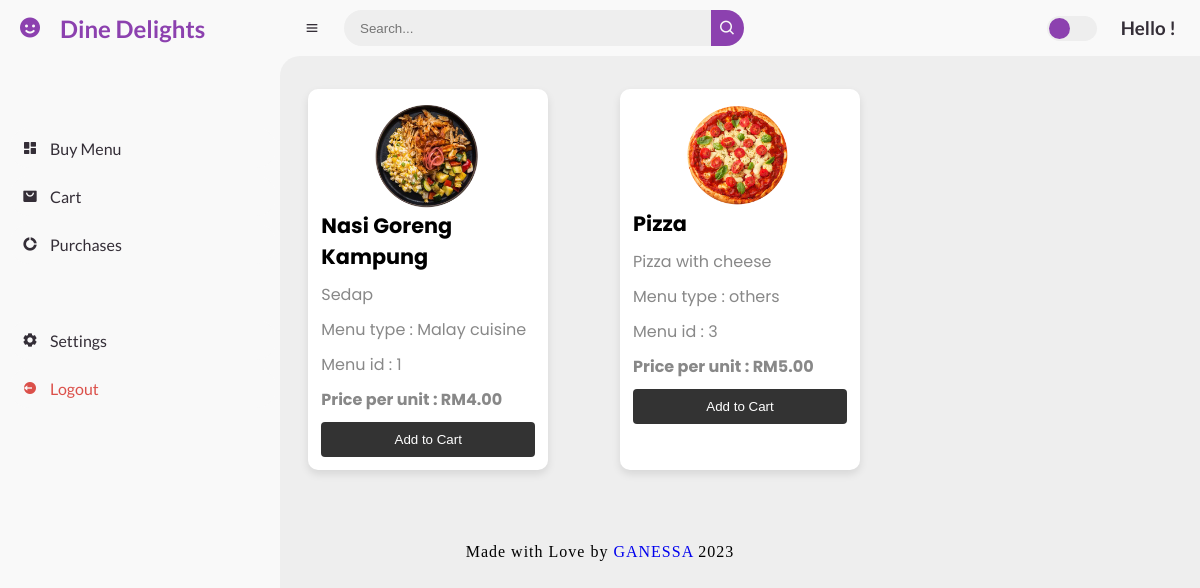
Screenshot of /main_page_customer with the database file from the repository.
### restaurant/models.py (models this page shows, shortened)
class Menu(db.Model):
    __tablename__ = 'menus'
    id = db.Column(db.Integer, primary_key=True)
    menuname = db.Column(db.String(60), nullable=False)
    priceperunit = db.Column(db.Float, nullable=False)
    menutype = db.Column(db.String(60), nullable=False)
    fooddescription = db.Column(db.Text, nullable=False)
    imagelocation = db.Column(db.String, nullable=False)
    orders = db.relationship('Orders', backref = 'menus', lazy = 'dynamic')

### restaurant/customer.py (the view)
@customer.route("/main_page_customer")
def main_page_customer():
    print('Current user is', current_user)
    print('Is user authenticated ', current_user.is_authenticated)
    menus = Menu.query.all()
    return render_template("main_page_customer.html", menus=menus)

### restaurant/templates/main_page_customer.html (shortened to what this page needs)
<!DOCTYPE html>
<html lang="en">
  <head>
    <link
      href="https://unpkg.com/boxicons@2.0.9/css/boxicons.min.css"
      rel="stylesheet"
    />
    <link rel="stylesheet" href="{{url_for('static', filename='main_page_customer.css')}}" />
  </head>
  <body>
    <section id="sidebar">
      <a href="{{url_for('customer.main_page_customer')}}" class="brand">
        <i class="bx bxs-smile"></i>
        <span class="text">Dine Delights</span>
      </a>
      <ul class="side-menu top">
        <li>
          <a href="{{url_for('customer.main_page_customer')}}">
            <i class="bx bxs-dashboard"></i>
            <span class="text">Buy Menu</span>
          </a>
        </li>
        <li>
          <a href="{{url_for('customer.add_to_cart')}}">
            <i class="bx bxs-shopping-bag-alt" ></i><span class="text">Cart</span>
          </a>
        </li>
        <li>
          <a href="{{url_for('customer.customer_notifications')}}">
            <i class="bx bxs-doughnut-chart"></i>
            <span class="text">Purchases</span>
          </a>
        </li>
      </ul>
      <ul class="side-menu">
        <li>
          <a href="{{url_for('customer.customer_settings')}}">
            <i class="bx bxs-cog"></i>
            <span class="text">Settings</span>
          </a>
        </li>
        <li>
          <a href="{{url_for('main.index')}}" class="logout">
            <i class="bx bxs-log-out-circle"></i>
            <span class="text">Logout</span>
          </a>
        </li>
      </ul>
    </section>
    <section id="content">
      <nav>
        <i class="bx bx-menu"></i>
        <form action="#">
          <div class="form-input">
            <input type="search" placeholder="Search..." />
            <button type="submit" class="search-btn">
              <i class="bx bx-search"></i>
            </button>
          </div>
        </form>
        <label for="switch-mode" class="switch-mode"></label>
        <a href="{{url_for('customer.customer_settings')}}" class="profile">
          <h3>Hello {{ session['username'] }} !</h3>
        </a>
      </nav>
      <main>
        <div class="head-title">
          <div class="container list">
            {% for item in menus %}
              <div class="product-box">
                  <img src="{{ url_for('static', filename='images/menu_img/' + item.imagelocation) }}" alt="Product Image" alt="Image" alt="Product 1" >
                  <h3>{{ item.menuname }}</h3>
                  <p>{{ item.fooddescription }}</p>
                  <p>Menu type : {{ item.menutype }}</p>
                  <p>Menu id : {{ item.id }}</p>
                  <p class="price">Price per unit : RM{{ "{:.2f}".format(item.priceperunit) }}</p>
                  <a href="{{ url_for('customer.addtocartbtn',menu_id = item.id) }}"><button class="btn" type="submit">Add to Cart</button></a>
              </div>
            {% endfor %}
          </div>
        </div>
      </main>
    </section>
    <div class="footer">
      <p>Made with Love by <a href="#">GANESSA</a> <span id="date"></span></p>
    </div>
  </body>
</html>

### restaurant/static/main_page_customer.css (style rules this page uses)
* { margin: 0; padding: 0; box-sizing: border-box; }
a { text-decoration: none; }
li { list-style: none; }
:root { --poppins: 'Poppins', sans-serif; --lato: 'Lato', sans-serif; --light: #f9f9f9; --blue: #8c41af; --light-blue: #cfe8ff; --grey: #eee; --dark-grey: #aaaaaa; --dark: #342e37; --red: #db504a; --yellow: #ffce26; --light-yellow: #fff2c6; --orange: #fd7238; --light-orange: #ffe0d3; }
html { overflow-x: hidden; }
body { background: var(--grey); overflow-x: hidden; }
#sidebar { position: fixed; top: 0; left: 0; width: 280px; height: 100%; background: var(--light); z-index: 2000; font-family: var(--lato); transition: 0.3s ease; overflow-x: hidden; scrollbar-width: none; }
#sidebar .brand { font-size: 24px; font-weight: 700; height: 56px; display: flex; align-items: center; color: var(--blue); position: sticky; top: 0; left: 0; background: var(--light); z-index: 500; padding-bottom: 20px; box-sizing: content-box; }
#sidebar .brand .bx { min-width: 60px; display: flex; justify-content: center; }
#sidebar .side-menu { width: 100%; margin-top: 48px; }
#sidebar .side-menu li { height: 48px; background: transparent; margin-left: 6px; border-radius: 48px 0 0 48px; padding: 4px; }
#sidebar .side-menu li a { width: 100%; height: 100%; background: var(--light); display: flex; align-items: center; border-radius: 48px; font-size: 16px; color: var(--dark); white-space: nowrap; overflow-x: hidden; }
#sidebar .side-menu li a.logout { color: var(--red); }
#sidebar .side-menu li a .bx { min-width: calc(60px - ((4px + 6px) * 2)); display: flex; justify-content: center; }
#content { position: relative; width: calc(100% - 280px); left: 280px; transition: 0.3s ease; }
#content nav { height: 56px; background: var(--light); padding: 0 24px; display: flex; align-items: center; grid-gap: 24px; font-family: var(--lato); position: sticky; top: 0; left: 0; z-index: 1000; }
#content nav::before { content: ''; position: absolute; width: 40px; height: 40px; bottom: -40px; left: 0; border-radius: 50%; box-shadow: -20px -20px 0 var(--light); }
#content nav a { color: var(--dark); }
#content nav .bx.bx-menu { cursor: pointer; color: var(--dark); }
#content nav form { max-width: 400px; width: 100%; margin-right: auto; }
#content nav form .form-input { display: flex; align-items: center; height: 36px; }
#content nav form .form-input input { flex-grow: 1; padding: 0 16px; height: 100%; border: none; background: var(--grey); border-radius: 36px 0 0 36px; outline: none; width: 100%; color: var(--dark); }
#content nav form .form-input button { width: 36px; height: 100%; display: flex; justify-content: center; align-items: center; background: var(--blue); color: var(--light); font-size: 18px; border: none; outline: none; border-radius: 0 36px 36px 0; cursor: pointer; }
#content nav .switch-mode { display: block; min-width: 50px; height: 25px; border-radius: 25px; background: var(--grey); cursor: pointer; position: relative; }
#content nav .switch-mode::before { content: ''; position: absolute; top: 2px; left: 2px; bottom: 2px; width: calc(25px - 4px); background: var(--blue); border-radius: 50%; transition: all 0.3s ease; }
#content main { width: 100%; padding: 0px 0.5%; font-family: var(--poppins); max-height: calc(100vh - 56px); overflow-y: auto; }
#content main .head-title { display: flex; align-items: center; justify-content: space-between; grid-gap: 16px; flex-wrap: wrap; max-width: 1200px; padding: 20px; display: flex; flex-wrap: wrap; justify-content: space-between; margin: 0px -10px; }
.footer { text-align: center; padding: 40px; }
.footer p { font-size: var(--poppins); letter-spacing: 1px; }
.product-box { background-color: #ffffff; padding: 5%; box-shadow: 0px 4px 8px rgba(0, 0, 0, 0.1); border-radius: 10px; transition: box-shadow 0.3s ease; flex: 0 0 calc(33.33% - 20px); margin: 5%; }
.container.list { display: grid; grid-template-columns: repeat(3, 1fr); column-gap: 5%; row-gap: 5%; margin-top: 0px; }
.product-box img { width: 50%; max-width: 50%; height: auto; display: block; margin-left: 24%; }
.product-box h3 { font-size: 130%; margin-bottom: 10px; }
.product-box p { color: #888; margin-bottom: 10px; }
.product-box .price { font-weight: bold; margin-bottom: 10px; }
.product-box .btn { display: block; width: 100%; padding: 10px 0; background-color: #333; color: #fff; border: none; border-radius: 4px; cursor: pointer; transition: background-color 0.3s ease; }

### rows the page displays
Menu: imagelocation (picture), menuname "Nasi Goreng Kampung", fooddescription "Sedap", menutype "Malay cuisine", id "1", priceperunit "4.00"
Menu: imagelocation (picture), menuname "Pizza", fooddescription "Pizza with cheese", menutype "others", id "3", priceperunit "5.00"
